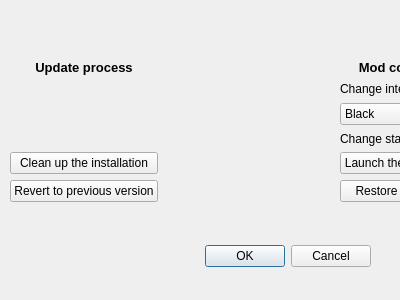
<?xml version="1.0" encoding="UTF-8"?>
<ui version="4.0">
 <class>Dialog</class>
 <widget class="QDialog" name="Dialog">
  <property name="geometry">
   <rect>
    <x>0</x>
    <y>0</y>
    <width>400</width>
    <height>300</height>
   </rect>
  </property>
  <property name="windowTitle">
   <string>installBox</string>
  </property>
  <widget class="QDialogButtonBox" name="buttonBox">
   <property name="geometry">
    <rect>
     <x>30</x>
     <y>240</y>
     <width>341</width>
     <height>32</height>
    </rect>
   </property>
   <property name="orientation">
    <enum>Qt::Horizontal</enum>
   </property>
   <property name="standardButtons">
    <set>QDialogButtonBox::Cancel|QDialogButtonBox::Ok</set>
   </property>
  </widget>
  <widget class="QWidget" name="layoutWidget">
   <property name="geometry">
    <rect>
     <x>10</x>
     <y>60</y>
     <width>481</width>
     <height>142</height>
    </rect>
   </property>
   <layout class="QHBoxLayout" name="horizontalLayout">
    <property name="sizeConstraint">
     <enum>QLayout::SetDefaultConstraint</enum>
    </property>
    <item>
     <layout class="QVBoxLayout" name="verticalLayout_2">
      <item>
       <widget class="QLabel" name="label_2">
        <property name="text">
         <string>&lt;html&gt;&lt;head/&gt;&lt;body&gt;&lt;p align=&quot;center&quot;&gt;&lt;span style=&quot; font-size:10pt; font-weight:600;&quot;&gt;Update process&lt;/span&gt;&lt;/p&gt;&lt;/body&gt;&lt;/html&gt;</string>
        </property>
        <property name="alignment">
         <set>Qt::AlignHCenter|Qt::AlignTop</set>
        </property>
       </widget>
      </item>
      <item>
       <widget class="QPushButton" name="cleanupButton">
        <property name="text">
         <string>Clean up the installation</string>
        </property>
       </widget>
      </item>
      <item>
       <widget class="QPushButton" name="revertButton">
        <property name="text">
         <string>Revert to previous version</string>
        </property>
       </widget>
      </item>
     </layout>
    </item>
    <item>
     <spacer name="horizontalSpacer">
      <property name="orientation">
       <enum>Qt::Horizontal</enum>
      </property>
      <property name="sizeHint" stdset="0">
       <size>
        <width>40</width>
        <height>20</height>
       </size>
      </property>
     </spacer>
    </item>
    <item>
     <layout class="QVBoxLayout" name="verticalLayout">
      <item>
       <widget class="QLabel" name="label_3">
        <property name="text">
         <string>&lt;html&gt;&lt;head/&gt;&lt;body&gt;&lt;p&gt;&lt;span style=&quot; font-size:10pt; font-weight:600;&quot;&gt;Mod configuration&lt;/span&gt;&lt;/p&gt;&lt;/body&gt;&lt;/html&gt;</string>
        </property>
        <property name="alignment">
         <set>Qt::AlignHCenter|Qt::AlignTop</set>
        </property>
       </widget>
      </item>
      <item>
       <widget class="QLabel" name="label_4">
        <property name="text">
         <string>Change interface color :</string>
        </property>
       </widget>
      </item>
      <item>
       <widget class="QComboBox" name="colorBox">
        <property name="editable">
         <bool>false</bool>
        </property>
        <item>
         <property name="text">
          <string>Black</string>
         </property>
        </item>
        <item>
         <property name="text">
          <string>Coal</string>
         </property>
        </item>
        <item>
         <property name="text">
          <string>Dark Red</string>
         </property>
        </item>
        <item>
         <property name="text">
          <string>Forest</string>
         </property>
        </item>
        <item>
         <property name="text">
          <string>Purple</string>
         </property>
        </item>
        <item>
         <property name="text">
          <string>Red</string>
         </property>
        </item>
        <item>
         <property name="text">
          <string>Silver</string>
         </property>
        </item>
        <item>
         <property name="text">
          <string>Cerulean</string>
         </property>
        </item>
       </widget>
      </item>
      <item>
       <widget class="QLabel" name="label_5">
        <property name="text">
         <string>Change startup settings :</string>
        </property>
       </widget>
      </item>
      <item>
       <widget class="QPushButton" name="autostartButton">
        <property name="text">
         <string>Launch the mod by default</string>
        </property>
       </widget>
      </item>
      <item>
       <widget class="QPushButton" name="pushButton_4">
        <property name="text">
         <string>Restore default config.</string>
        </property>
       </widget>
      </item>
     </layout>
    </item>
   </layout>
  </widget>
 </widget>
 <resources/>
 <connections>
  <connection>
   <sender>buttonBox</sender>
   <signal>accepted()</signal>
   <receiver>Dialog</receiver>
   <slot>accept()</slot>
   <hints>
    <hint type="sourcelabel">
     <x>248</x>
     <y>254</y>
    </hint>
    <hint type="destinationlabel">
     <x>157</x>
     <y>274</y>
    </hint>
   </hints>
  </connection>
  <connection>
   <sender>buttonBox</sender>
   <signal>rejected()</signal>
   <receiver>Dialog</receiver>
   <slot>reject()</slot>
   <hints>
    <hint type="sourcelabel">
     <x>316</x>
     <y>260</y>
    </hint>
    <hint type="destinationlabel">
     <x>286</x>
     <y>274</y>
    </hint>
   </hints>
  </connection>
 </connections>
</ui>
